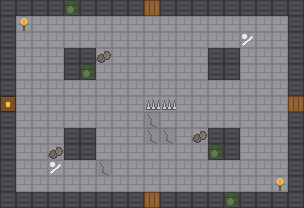

Tiled map render using the project's own tile images. Description and the whole map definition, tile-layer contents included, below:
An orthogonal 19x13 tile map with 16x16 px tiles, 2 tile layers (Ground, Details) and 7 objects (4x PREFAB, 2x ENEMY_SPAWN, CHEST_SPAWN).

<map version="1.10" tiledversion="1.11.2" orientation="orthogonal" renderorder="right-down" width="19" height="13" tilewidth="16" tileheight="16" infinite="0" nextlayerid="4" nextobjectid="8">
 <properties>
  <property name="roomCells" value="#" />
  <property name="roomShape" value="1x1" />
  <property name="roomType" value="NORMAL" />
 </properties>
 <tileset firstgid="1" source="../../tiles/interior-placeholder.tsx" />
 <layer id="1" name="Ground" width="19" height="13">
  <properties>
   <property name="layerKind" value="GROUND" />
  </properties>
  <data encoding="csv">
7,7,7,7,8,7,7,7,7,16,7,7,7,7,7,7,7,7,7,
7,5,5,5,5,5,5,5,5,5,5,5,5,5,5,5,5,5,7,
7,5,5,5,5,5,5,5,5,5,5,5,5,5,5,5,5,5,7,
7,5,5,5,7,7,5,5,5,5,5,5,5,7,7,5,5,5,7,
7,5,5,5,7,8,5,5,5,5,5,5,5,7,7,5,5,5,7,
7,5,5,5,5,5,5,5,5,5,5,5,5,5,5,5,5,5,7,
17,5,5,5,5,5,5,5,5,5,5,5,5,5,5,5,5,5,16,
7,5,5,5,5,5,5,5,5,6,5,5,5,5,5,5,5,5,7,
7,5,5,5,7,7,5,5,5,6,6,5,5,7,7,5,5,5,7,
7,5,5,5,7,7,5,5,5,5,5,5,5,8,7,5,5,5,7,
7,5,5,5,5,5,6,5,5,5,5,5,5,5,5,5,5,5,7,
7,5,5,5,5,5,5,5,5,5,5,5,5,5,5,5,5,5,7,
7,7,7,7,7,7,7,7,7,16,7,7,7,7,8,7,7,7,7
</data>
 </layer>
 <layer id="2" name="Details" width="19" height="13">
  <properties>
   <property name="layerKind" value="DETAILS" />
  </properties>
  <data encoding="csv">
0,0,0,0,0,0,0,0,0,0,0,0,0,0,0,0,0,0,0,
0,15,0,0,0,0,0,0,0,0,0,0,0,0,0,0,0,0,0,
0,0,0,0,0,0,0,0,0,0,0,0,0,0,0,14,0,0,0,
0,0,0,0,0,0,12,0,0,0,0,0,0,0,0,0,0,0,0,
0,0,0,0,0,0,0,0,0,0,0,0,0,0,0,0,0,0,0,
0,0,0,0,0,0,0,0,0,0,0,0,0,0,0,0,0,0,0,
0,0,0,0,0,0,0,0,0,11,11,0,0,0,0,0,0,0,0,
0,0,0,0,0,0,0,0,0,0,0,0,0,0,0,0,0,0,0,
0,0,0,0,0,0,0,0,0,0,0,0,12,0,0,0,0,0,0,
0,0,0,12,0,0,0,0,0,0,0,0,0,0,0,0,0,0,0,
0,0,0,14,0,0,0,0,0,0,0,0,0,0,0,0,0,0,0,
0,0,0,0,0,0,0,0,0,0,0,0,0,0,0,0,0,15,0,
0,0,0,0,0,0,0,0,0,0,0,0,0,0,0,0,0,0,0
</data>
 </layer>
 <objectgroup id="3" name="Markers">
  <object id="1" name="enemy-a" type="ENEMY_SPAWN" x="152" y="56"><point /></object>
  <object id="2" name="enemy-b" type="ENEMY_SPAWN" x="152" y="168"><point /></object>
  <object id="3" name="chest" type="CHEST_SPAWN" x="264" y="168"><point /></object>
  <object id="4" name="pillar-1" type="PREFAB" x="64" y="48" width="32" height="32">
   <properties>
    <property name="prefab" value="structure.pillar" />
   </properties>
  </object>
  <object id="5" name="pillar-2" type="PREFAB" x="208" y="48" width="32" height="32">
   <properties>
    <property name="prefab" value="structure.pillar" />
   </properties>
  </object>
  <object id="6" name="pillar-3" type="PREFAB" x="64" y="128" width="32" height="32">
   <properties>
    <property name="prefab" value="structure.pillar" />
   </properties>
  </object>
  <object id="7" name="pillar-4" type="PREFAB" x="208" y="128" width="32" height="32">
   <properties>
    <property name="prefab" value="structure.pillar" />
   </properties>
  </object>
 </objectgroup>
</map>
